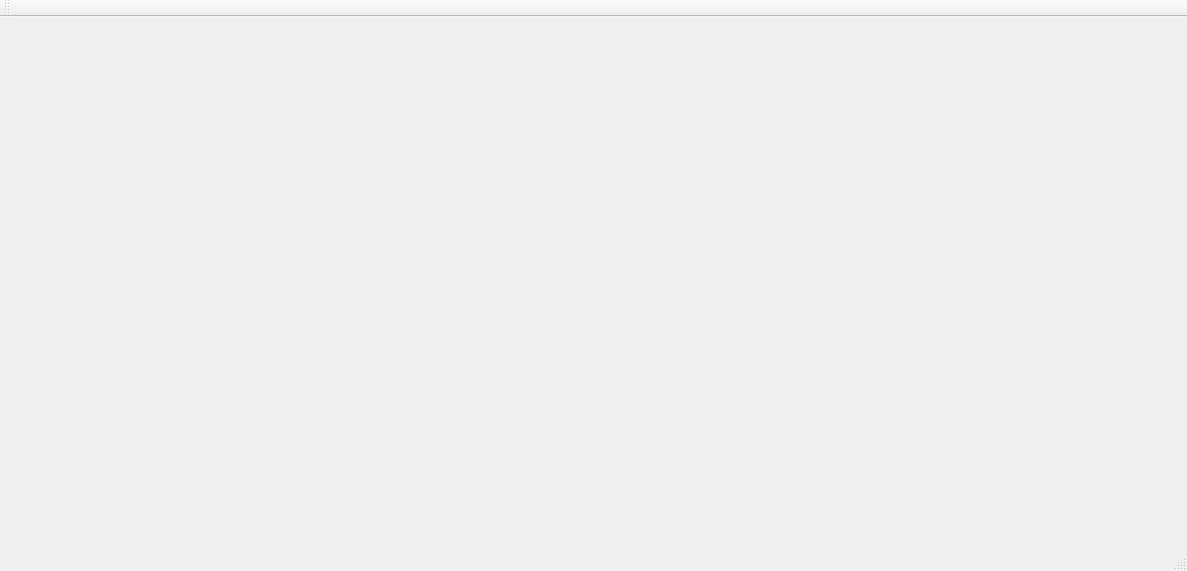
<?xml version="1.0" encoding="UTF-8"?>
<ui version="4.0">
 <class>MainWindow</class>
 <widget class="QMainWindow" name="MainWindow">
  <property name="geometry">
   <rect>
    <x>0</x>
    <y>0</y>
    <width>1187</width>
    <height>571</height>
   </rect>
  </property>
  <property name="windowTitle">
   <string>辩论计时自制版</string>
  </property>
  <widget class="QWidget" name="centralWidget"/>
  <widget class="QToolBar" name="mainToolBar">
   <attribute name="toolBarArea">
    <enum>TopToolBarArea</enum>
   </attribute>
   <attribute name="toolBarBreak">
    <bool>false</bool>
   </attribute>
  </widget>
  <widget class="QStatusBar" name="statusBar"/>
 </widget>
 <layoutdefault spacing="6" margin="11"/>
 <resources/>
 <connections/>
</ui>
